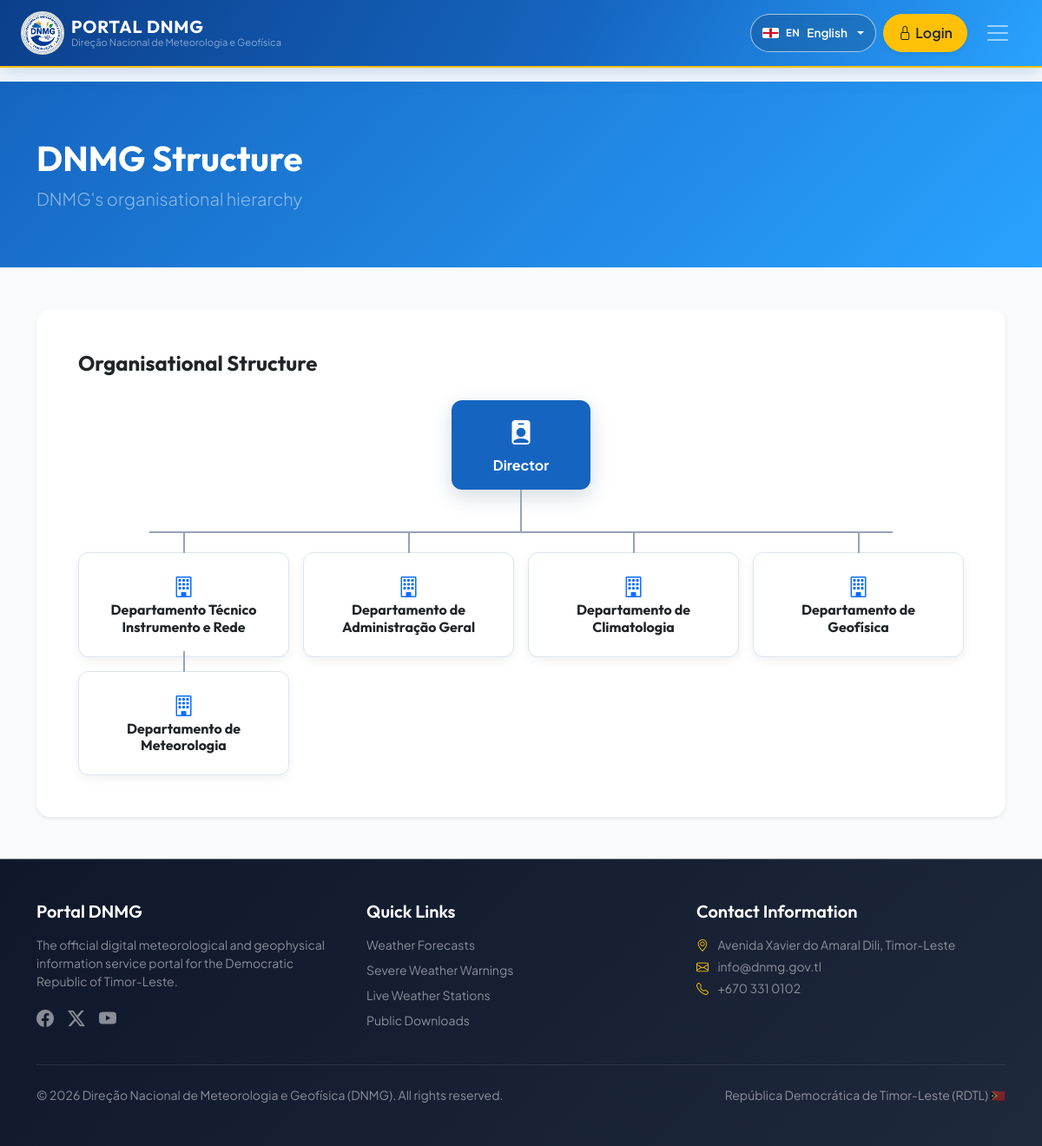
The page /en/profile/structure/ on the database its author committed.
### hr/models.py (models this page shows, shortened)
class Department(models.Model):
    name = models.CharField(_('Department Name'), max_length=150, unique=True)
    code = models.CharField(_('Department Code'), max_length=20, unique=True)
    description = models.TextField(_('Description'), blank=True)
    head = models.ForeignKey(
        'Employee', on_delete=models.SET_NULL, null=True, blank=True,
        related_name='leads_department', verbose_name=_('Head of Department')
    )
    is_active = models.BooleanField(_('Active'), default=True)
    created_at = models.DateTimeField(auto_now_add=True)
    updated_at = models.DateTimeField(auto_now=True)
    class Meta:
        verbose_name = _('Department')
        verbose_name_plural = _('Departments')
        ordering = ['name']

### core/views.py (the view)
# urls.py: path('profile/structure/', views.DNMGStructureView.as_view(), name='dnmg_structure'),
class DNMGStructureView(TemplateView):
    template_name = 'core/dnmg_structure.html'
    def get_context_data(self, **kwargs):
        context = super().get_context_data(**kwargs)
        context['title'] = _('DNMG Structure')
        departments = list(
            Department.objects.filter(is_active=True)
            .select_related('head')
            .prefetch_related(Prefetch('sections', queryset=DepartmentSection.objects.filter(is_active=True).order_by('order', 'name')))
            .order_by('name')
        )
        if not departments:
            departments = [
                {
                    'name': _('Meteorology and Climate Department'),
                    'code': 'METCLIM',
                    'description': _('Temporary placeholder department.'),
                    'head': None,
                },
                {
                    'name': _('Geophysics Department'),
                    'code': 'GEO',
                    'description': _('Temporary placeholder department.'),
                    'head': None,
                },
                {
                    'name': _('Support Services Department'),
                    'code': 'SUPPORT',
                    'description': _('Temporary placeholder department.'),
                    'head': None,
                },
            ]
            context['structure_uses_mock_data'] = True
        else:
            context['structure_uses_mock_data'] = False
        context['departments'] = departments
        return context

### core/context_processors.py (called while the page is built)
def htmx(request):
    is_htmx = getattr(request, 'htmx', False)
    return {
        'admin_base': 'htmx_admin_base.html' if is_htmx else 'admin_base.html',
        'public_base': 'htmx_public_base.html' if is_htmx else 'base.html',
        'is_htmx': is_htmx,
    }

### templates/core/dnmg_structure.html (shortened to what this page needs)
{% extends 'base.html' %}
{% load i18n %}
{% block content %}
<section class="bg-gradient-primary text-white py-5 mb-5">
    <div class="container py-3">
        <h1 class="display-6 fw-bold mb-2">{% translate "DNMG Structure" %}</h1>
        <p class="lead text-white-50 mb-0">{% translate "DNMG's organisational hierarchy" %}</p>
    </div>
</section>
<div class="container mb-5">
    <div class="card border-0 shadow-sm rounded-4 overflow-hidden">
        <div class="card-body p-4 p-md-5">
            <div class="d-flex flex-wrap align-items-center justify-content-between gap-3 mb-4">
                <div>
                    <h2 class="h4 fw-bold text-dark mb-1">{% translate "Organisational Structure" %}</h2>
                </div>
            </div>
            <div class="org-chart" aria-label="{% translate "DNMG organisational chart" %}">
                <div class="org-director-wrap">
                    <div class="org-node org-node-director">
                        <i class="bi bi-person-badge-fill fs-3"></i>
                        <span>{% translate "Director" %}</span>
                    </div>
                </div>
                <div class="org-departments">
                    {% for department in departments %}
                        <article class="org-node org-node-department">
                            <i class="bi bi-building fs-4 text-primary"></i>
                            <h3 class="h6 fw-bold mb-1">{{ department.name }}</h3>
                        </article>
                    {% endfor %}
                </div>
            </div>
        </div>
    </div>
</div>
{% endblock %}

### static/css/styles.css (style rules this page uses)
:root { --primary: #1565c0; --primary-light: #29a3ff; --primary-dark: #0b3f8a; --accent: #ffc107; --accent-red: #e63946; --secondary: #ff5c8a; --teal: #06b6d4; --dark: #0f172a; --dark-muted: #1e293b; --dark-muted-light: #334155; --light: #f8fafc; --gray-border: #e2e8f0; --font-heading: 'Outfit', sans-serif; --font-body: 'Plus Jakarta Sans', sans-serif; --transition: all 0.3s cubic-bezier(0.4, 0, 0.2, 1); }
body { font-family: var(--font-body); background-color: var(--light); color: var(--dark); overflow-x: hidden; }
.container, .container-fluid, .card, .modal-content { min-width: 0; }
h1, h2, h3, h4, h5, h6 { font-family: var(--font-heading); font-weight: 600; }
.bg-gradient-primary { background: linear-gradient(135deg, var(--primary) 0%, var(--primary-light) 100%); }
.org-chart { position: relative; }
.org-director-wrap { display: flex; justify-content: center; margin-bottom: 3rem; position: relative; }
.org-director-wrap::after { background: #94a3b8; bottom: -3rem; content: ""; height: 3rem; left: 50%; position: absolute; transform: translateX(-50%); width: 2px; }
.org-node { text-align: center; }
.org-node-director { background: var(--primary); border-radius: 0.75rem; box-shadow: 0 0.5rem 1.5rem rgba(15, 59, 102, 0.18); color: #fff; display: flex; flex-direction: column; font-weight: 700; gap: 0.35rem; min-width: 10rem; padding: 1rem 1.5rem; }
.org-departments { display: grid; gap: 1rem; grid-template-columns: repeat(auto-fit, minmax(13rem, 1fr)); padding-top: 1.5rem; position: relative; }
.org-departments::before { background: #94a3b8; content: ""; height: 2px; left: 8%; position: absolute; right: 8%; top: 0; }
.org-node-department { background: #fff; border: 1px solid #dbe4ee; border-radius: 0.75rem; box-shadow: 0 0.25rem 0.75rem rgba(15, 23, 42, 0.06); padding: 1.25rem; position: relative; }
.org-node-department::before { background: #94a3b8; content: ""; height: 1.5rem; left: 50%; position: absolute; top: -1.5rem; transform: translateX(-50%); width: 2px; }

### rows shown on the page
Department: name "Departamento Técnico Instrumento e Rede"
Department: name "Departamento de Administração Geral"
Department: name "Departamento de Climatologia"
Department: name "Departamento de Geofísica"
Department: name "Departamento de Meteorologia"
